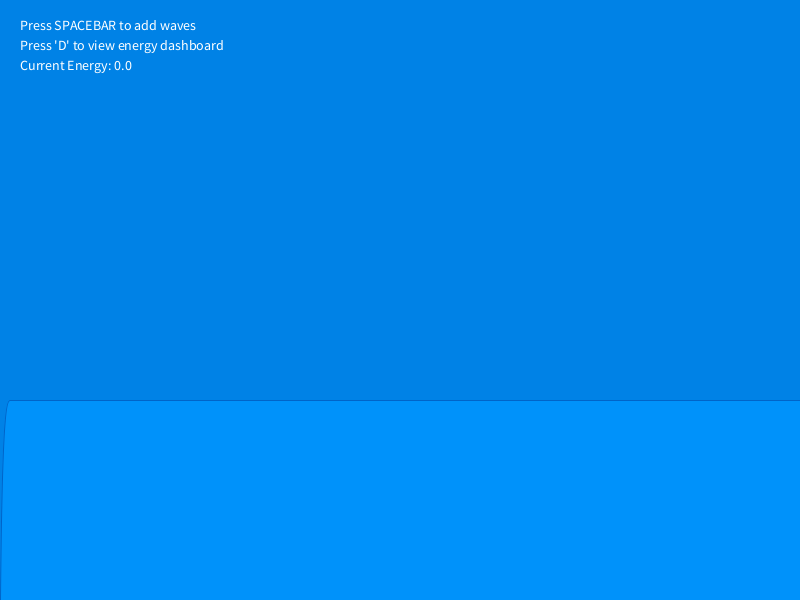
Frame 1 (no input)
Frame 60 (the mouse pressed at the canvas centre just before this capture): identical to frame 1, image omitted
Frame 120 (the mouse held since frame 60 and released just before this capture): identical to frame 1, image omitted

The Processing sketch that drew this single still picture (run headless with seeded random() and noise(); from frame 60 on, the mouse is pressed at the canvas centre):

// Processing sketch: Sun_4th_May
// ── Sun_4th_May.pde
/**
 * Water Wave Simulation with Energy Dashboard
 * Uses Verlet integration for stable soft-body physics
 * Press 'D' to toggle between water view and energy dashboard
 * Press SPACEBAR to add energy waves
 */

// Screen modes
boolean showDashboard = false;

// Water surface parameters
int nodes = 80;
float[] nodeX = new float[nodes];
float[] nodeY = new float[nodes];
float[] nodeStartY = new float[nodes];
float[] velocity = new float[nodes];
float[] acceleration = new float[nodes];

// Verlet integration variables  
float[] previousY;
boolean firstFrameVerlet = true;

// Physics parameters
float waterLevel;
float springing = 0.02;
float damping = 0.99;
float tension = 0.020;

// Energy tracking
float totalEnergy = 0;
float kineticEnergy = 0;
float potentialEnergy = 0;
float energyPerPress = 500;
float maxEnergy = 2000;

// Energy history for graphs
int historyLength = 300;  // 5 seconds at 60 fps
float[] totalEnergyHistory = new float[historyLength];
float[] kineticEnergyHistory = new float[historyLength];
float[] potentialEnergyHistory = new float[historyLength];
int historyIndex = 0;

// Bubble Globals
ArrayList<Bubble> bubbles;
float[] bubbleTimers;  // Track when each node should spawn next bubble
float bubbleSpawnChance = 0.5;  // Adjust this to control bubble frequency

void setup() {
  size(800, 600);  // Larger canvas for dashboard
  
  waterLevel = height * 2/3;
  
  // Initialize node positions
  for (int i = 0; i < nodes; i++) {
    nodeX[i] = map(i, 0, nodes-1, 0, width);
    nodeStartY[i] = waterLevel;
    nodeY[i] = nodeStartY[i];
  }
  
  // Initialize energy history arrays
  for (int i = 0; i < historyLength; i++) {
    totalEnergyHistory[i] = 0;
    kineticEnergyHistory[i] = 0;
    potentialEnergyHistory[i] = 0;
  }
  
  frameRate(60);
  
  //bubbles
  bubbles = new ArrayList<Bubble>();
  bubbleTimers = new float[nodes];
  
  // Initialize timers with random values
  for (int i = 0; i < nodes; i++) {
    bubbleTimers[i] = random(60, 300);  // Random delay before first bubble
  }
}

void draw() {
  // Always update physics, regardless of view
  updateWaterPhysics();
  calculateEnergies();
  updateEnergyHistory();
  
  // Show appropriate screen
  if (showDashboard) {
    drawDashboard();
  } else {
    drawWaterSimulation();
  }
}

void updateWaterPhysics() {
  // Initialize previous positions on first frame
  if (firstFrameVerlet) {
    previousY = new float[nodes];
    for (int i = 0; i < nodes; i++) {
      previousY[i] = nodeY[i];
    }
    firstFrameVerlet = false;
    return;
  }
  
  // Temporary array for new positions
  float[] newY = new float[nodes];
  
  // Calculate new positions using Verlet integration
  for (int i = 0; i < nodes; i++) {
    // Calculate forces (soft-body physics)
    float springForce = -(nodeY[i] - nodeStartY[i]) * springing;
    float totalForce = springForce;
    
    // Tension forces from adjacent nodes (soft-body connections)
    if (i > 0) {
      totalForce += (nodeY[i-1] - nodeY[i]) * tension;
    }
    if (i < nodes-1) {
      totalForce += (nodeY[i+1] - nodeY[i]) * tension;
    }
    
    // Verlet integration formula: new_pos = 2*current_pos - previous_pos + acceleration*dt²
    // Since our dt=1 in frame units, this simplifies to:
    newY[i] = 2 * nodeY[i] - previousY[i] + totalForce;
    
    // Apply damping to the position change
    float positionChange = newY[i] - nodeY[i];
    positionChange *= damping;
    newY[i] = nodeY[i] + positionChange;
  }
  
  // Update positions and calculate velocities
  for (int i = 0; i < nodes; i++) {
    velocity[i] = newY[i] - nodeY[i];  // For energy calculations
    previousY[i] = nodeY[i];           // Store current as previous
    nodeY[i] = newY[i];                // Update to new position
  }
  
  // Energy cap to prevent any remaining numerical errors
  float currentEnergy = calculateSystemEnergy();
  if (currentEnergy > maxEnergy) {
    float scaleFactor = sqrt(maxEnergy / currentEnergy);
    for (int i = 0; i < nodes; i++) {
      velocity[i] *= scaleFactor;
    }
  }
}

float calculateSystemEnergy() {
  float kineticSum = 0;
  float potentialSum = 0;
  
  for (int i = 0; i < nodes; i++) {
    // Kinetic energy: 0.5 * m * v^2
    kineticSum += 0.5 * velocity[i] * velocity[i];
    
    // Potential energy: 0.5 * k * x^2
    float displacement = nodeY[i] - nodeStartY[i];
    potentialSum += 0.5 * springing * displacement * displacement;
  }
  
  return kineticSum + potentialSum;
}

void calculateEnergies() {
  kineticEnergy = 0;
  potentialEnergy = 0;
  
  for (int i = 0; i < nodes; i++) {
    // Kinetic energy: 0.5 * m * v^2
    kineticEnergy += 0.5 * velocity[i] * velocity[i];
    
    // Potential energy: 0.5 * k * x^2
    float displacement = nodeY[i] - nodeStartY[i];
    potentialEnergy += 0.5 * springing * displacement * displacement;
  }
  
  totalEnergy = kineticEnergy + potentialEnergy;
}

void updateEnergyHistory() {
  totalEnergyHistory[historyIndex] = totalEnergy;
  kineticEnergyHistory[historyIndex] = kineticEnergy;
  potentialEnergyHistory[historyIndex] = potentialEnergy;
  
  historyIndex = (historyIndex + 1) % historyLength;
}

// In drawWaterSimulation(), after drawWater():
void drawWaterSimulation() {
  background(0, 130, 230);
  
  // Draw water
  drawWater();
  
  // Draw bubbles (after water so they appear on top)
  drawBubbles();
  
  // Basic UI
  fill(255);
  textSize(14);
  text("Press SPACEBAR to add waves", 20, 30);
  text("Press 'D' to view energy dashboard", 20, 50);
  text(String.format("Current Energy: %.1f", totalEnergy), 20, 70);
}

void drawWater() {
  // Water surface
  fill(0, 150, 255, 200);
  stroke(0, 100, 200);
  
  beginShape();
  vertex(0, height);
  
  curveVertex(nodeX[0], nodeY[0]);
  for (int i = 0; i < nodes; i++) {
    curveVertex(nodeX[i], nodeY[i]);
  }
  curveVertex(nodeX[nodes-1], nodeY[nodes-1]);
  
  vertex(width, height);
  endShape(CLOSE);
}

void drawDashboard() {
  background(20);  // Dark background for dashboard
  
  // Dashboard title
  fill(255);
  textSize(24);
  text("Energy Analysis Dashboard", 20, 40);
  
  textSize(14);
  text("Press 'D' to return to water simulation", 20, 70);
  
  // Draw current energy values
  drawEnergyMeters(50, 120);
  
  // Draw energy history graph
  drawEnergyGraph(50, 320, 700, 200);
  
  // Draw energy distribution pie chart
  drawEnergyPieChart(600, 120, 150);
  
  // Draw system parameters
  drawSystemParameters(50, 550);
}

void drawEnergyMeters(float x, float y) {
  // Title
  fill(255);
  textSize(18);
  text("Current Energy Levels", x, y);
  
  // Energy bars
  float barWidth = 300;
  float barHeight = 20;
  float spacing = 40;
  
  // Total Energy
  drawEnergyBar("Total Energy", totalEnergy, maxEnergy, 
                x, y + 30, barWidth, barHeight, color(255, 200, 0));
  
  // Kinetic Energy
  drawEnergyBar("Kinetic Energy", kineticEnergy, maxEnergy/2, 
                x, y + 30 + spacing, barWidth, barHeight, color(255, 100, 100));
  
  // Potential Energy
  drawEnergyBar("Potential Energy", potentialEnergy, maxEnergy/2, 
                x, y + 30 + spacing*2, barWidth, barHeight, color(100, 200, 255));
  
  // Numerical values
  textSize(12);
  fill(255);
  text(String.format("%.1f J", totalEnergy), x + barWidth + 10, y + 35);
  text(String.format("%.1f J", kineticEnergy), x + barWidth + 10, y + 35 + spacing);
  text(String.format("%.1f J", potentialEnergy), x + barWidth + 10, y + 35 + spacing*2);
}

void drawEnergyBar(String label, float value, float maxValue, 
                   float x, float y, float w, float h, color c) {
  // Label
  fill(255);
  textSize(12);
  text(label, x, y - 5);
  
  // Background bar
  fill(50);
  rect(x, y, w, h);
  
  // Value bar
  float fillWidth = map(value, 0, maxValue, 0, w);
  fill(c);
  rect(x, y, fillWidth, h);
  
  // Border
  noFill();
  stroke(255);
  rect(x, y, w, h);
}

void drawEnergyGraph(float x, float y, float w, float h) {
  // Title
  fill(255);
  textSize(18);
  text("Energy Over Time", x, y - 10);
  
  // Graph background
  fill(30);
  stroke(255);
  rect(x, y, w, h);
  
  // Grid lines
  stroke(70);
  for (int i = 1; i < 5; i++) {
    float lineY = y + (h * i / 5);
    line(x, lineY, x + w, lineY);
  }
  
  // Draw energy histories
  noFill();
  strokeWeight(2);
  
  // Total energy (yellow)
  stroke(255, 200, 0);
  beginShape();
  for (int i = 0; i < historyLength; i++) {
    int index = (historyIndex + i) % historyLength;
    float xPos = map(i, 0, historyLength-1, x, x + w);
    float yPos = map(totalEnergyHistory[index], 0, maxEnergy, y + h, y);
    vertex(xPos, yPos);
  }
  endShape();
  
  // Kinetic energy (red)
  stroke(255, 100, 100);
  beginShape();
  for (int i = 0; i < historyLength; i++) {
    int index = (historyIndex + i) % historyLength;
    float xPos = map(i, 0, historyLength-1, x, x + w);
    float yPos = map(kineticEnergyHistory[index], 0, maxEnergy, y + h, y);
    vertex(xPos, yPos);
  }
  endShape();
  
  // Potential energy (blue)
  stroke(100, 200, 255);
  beginShape();
  for (int i = 0; i < historyLength; i++) {
    int index = (historyIndex + i) % historyLength;
    float xPos = map(i, 0, historyLength-1, x, x + w);
    float yPos = map(potentialEnergyHistory[index], 0, maxEnergy, y + h, y);
    vertex(xPos, yPos);
  }
  endShape();
  
  strokeWeight(1);
  
  // Legend
  float legendX = x + w - 150;
  float legendY = y + 20;
  
  fill(255, 200, 0);
  rect(legendX, legendY, 10, 10);
  fill(255);
  text("Total", legendX + 15, legendY + 10);
  
  fill(255, 100, 100);
  rect(legendX, legendY + 15, 10, 10);
  fill(255);
  text("Kinetic", legendX + 15, legendY + 25);
  
  fill(100, 200, 255);
  rect(legendX, legendY + 30, 10, 10);
  fill(255);
  text("Potential", legendX + 15, legendY + 40);
}

void drawEnergyPieChart(float x, float y, float diameter) {
  // Title
  fill(255);
  textSize(18);
  text("Energy Distribution", x - diameter/2, y - diameter/2 - 10);
  
  // Only draw pie chart if there's energy in the system
  if (totalEnergy > 0.1) {
    float kineticAngle = map(kineticEnergy, 0, totalEnergy, 0, TWO_PI);
    
    // Kinetic portion (red)
    fill(255, 100, 100);
    arc(x, y, diameter, diameter, 0, kineticAngle);
    
    // Potential portion (blue)
    fill(100, 200, 255);
    arc(x, y, diameter, diameter, kineticAngle, TWO_PI);
    
    // Percentages
    fill(255);
    textSize(12);
    float kineticPercent = (kineticEnergy / totalEnergy) * 100;
    float potentialPercent = (potentialEnergy / totalEnergy) * 100;
    
    text(String.format("Kinetic: %.1f%%", kineticPercent), x - diameter/2, y + diameter/2 + 20);
    text(String.format("Potential: %.1f%%", potentialPercent), x - diameter/2, y + diameter/2 + 35);
  } else {
    // No energy state
    fill(50);
    ellipse(x, y, diameter, diameter);
    fill(255);
    textAlign(CENTER);
    text("No Energy", x, y);
    textAlign(LEFT);
  }
}

void drawSystemParameters(float x, float y) {
  fill(255);
  textSize(18);
  text("System Parameters", x, y);
  
  textSize(14);
  text(String.format("Spring Constant: %.3f", springing), x, y + 25);
  text(String.format("Damping Factor: %.3f", damping), x, y + 45);
  text(String.format("Surface Tension: %.3f", tension), x, y + 65);
  text(String.format("Energy per Press: %.1f J", energyPerPress), x, y + 85);
}

void addEnergyToSystem() {
  float totalEnergyToAdd = energyPerPress;
  
  // Adjustable parameters
  float spatialFrequency = 0.1;  // How "zoomed in" the noise is
  float timeVariation = 0.001;   // How much patterns change over time
  float animationSpeed = 0.02;   // Speed of wave animation
  
  // Choose which type of noise to use
  int noiseType = int(random(3));  // 0, 1, or 2
  
  float[] velocityChanges = new float[nodes];
  float totalVelocitySquared = 0;
  
  for (int i = 0; i < nodes; i++) {
    float noiseValue;
    
    switch(noiseType) {
      case 0:  // Static spatial noise
        noiseValue = noise(i * spatialFrequency);
        break;
        
      case 1:  // Time-varying noise
        noiseValue = noise(i * spatialFrequency, millis() * timeVariation);
        break;
        
      case 2:  // Animated wave noise
        float phase = frameCount * animationSpeed;
        noiseValue = noise(i * spatialFrequency - phase);
        break;
        
      default:
        noiseValue = 0.5;
    }
    
    // Convert from [0,1] to [-1,1]
    velocityChanges[i] = map(noiseValue, 0, 1, -1, 1);
    
    // Optional: Add some randomness for more organic feel
    velocityChanges[i] *= random(0.8, 1.2);
    
    totalVelocitySquared += velocityChanges[i] * velocityChanges[i];
  }
  
  // Scale to match energy budget
  float scaleFactor = sqrt(totalEnergyToAdd * 2 / totalVelocitySquared);
  
  // Apply to previous positions for Verlet integration
  for (int i = 0; i < nodes; i++) {
    float velocityChange = velocityChanges[i] * scaleFactor;
    previousY[i] = nodeY[i] - velocityChange;
  }
}

void keyPressed() {
  if (key == ' ') {
    // Make sure Verlet is initialized before adding waves
    if (!firstFrameVerlet && totalEnergy < maxEnergy - energyPerPress) {
      addEnergyToSystem();
    }
  } else if (key == 'd' || key == 'D') {
    showDashboard = !showDashboard;
  }
}

void createWaveAtPosition(float xPos, float energy) {
  // Find the node closest to xPos
  int centerNode = 0;
  float minDist = width;
  
  for (int i = 0; i < nodes; i++) {
    float dist = abs(nodeX[i] - xPos);
    if (dist < minDist) {
      minDist = dist;
      centerNode = i;
    }
  }
  
  // Distribute energy across neighboring nodes (Gaussian distribution)
  float totalVelocitySquared = 0;
  float[] waveProfile = new float[nodes];
  
  for (int i = 0; i < nodes; i++) {
    float distance = abs(i - centerNode);
    float gaussian = exp(-distance * distance / 25.0);
    waveProfile[i] = gaussian;
    totalVelocitySquared += gaussian * gaussian;
  }
  
  // Calculate the velocity we want to impart
  float velocityScale = sqrt(2 * energy / totalVelocitySquared);
  
  // For Verlet integration, modify previous positions to create velocity
  for (int i = 0; i < nodes; i++) {
    float desiredVelocity = -waveProfile[i] * velocityScale;  // Negative for downward
    
    // Adjust previous position to create the desired velocity
    previousY[i] = nodeY[i] - desiredVelocity;
  }
}

// Add this class to your code
class Bubble {
  float x, y;          // Position
  float size;          // Bubble radius
  float speed;         // Upward speed
  float wobble;        // For slight horizontal movement
  float wobblePhase;   // Where in the wobble cycle we are
  float transparency;  // For visual appeal
  int birthNode;       // Which node spawned this bubble
  
  Bubble(float x, float y, int node) {
    this.x = x;
    this.y = y;
    this.birthNode = node;
    
    // Randomize bubble properties for natural variation
    this.size = random(2, 6);
    this.speed = random(0.5, 2.0);
    this.wobble = random(0.5, 2.0);
    this.wobblePhase = random(TWO_PI);
    this.transparency = random(100, 200);
  }
  
  void update() {
    // Move upward
    y -= speed;
    
    // Add slight horizontal wobble for realism
    wobblePhase += 0.05;
    x += sin(wobblePhase) * wobble * 0.1;
    
    // Optional: bubbles expand slightly as they rise
    size += 0.01;
  }
  
  boolean isDead() {
    // Check if bubble has risen above its birth node
    return y < nodeY[birthNode];
  }
  
  void display() {
    // Draw the bubble with transparency
    noStroke();
    fill(255, 255, 255, transparency);
    ellipse(x, y, size * 2, size * 2);
    
    // Optional: add a highlight for more realism
    fill(255, 255, 255, transparency * 1.5);
    ellipse(x - size * 0.3, y - size * 0.3, size * 0.5, size * 0.5);
  }
}

void drawBubbles() {
  // Spawn new bubbles at nodes
  for (int i = 0; i < nodes; i++) {
    // Decrease timer
    bubbleTimers[i]--;
    
    // When timer reaches zero, maybe spawn a bubble
    if (bubbleTimers[i] <= 0) {
      // Random chance to actually spawn
      //if (random(1) < bubbleSpawnChance) {
        if (1 == 1) {
        // Create bubble slightly below the node
        float bubbleX = nodeX[i] + random(-5, 5);  // Slight random offset
        float bubbleY = nodeY[i] - random(0, 200);   // Start below surface
        
        bubbles.add(new Bubble(bubbleX, bubbleY, i));
      }
      
      // Reset timer with random delay
      bubbleTimers[i] = random(5, 10);  // Frames until next possible spawn
    }
  }
  
  // Update and draw all bubbles
  for (int i = bubbles.size() - 1; i >= 0; i--) {
    Bubble b = bubbles.get(i);
    
    // Update bubble position
    b.update();
    
    // Remove dead bubbles
    if (b.isDead()) {
      bubbles.remove(i);
      continue;
    }
    
    // Draw bubble
    b.display();
  }
  
  // Optional: Display bubble count for debugging
  if (showDashboard) {
    fill(255);
    textSize(12);
    text("Active bubbles: " + bubbles.size(), 20, height - 20);
  }
}
